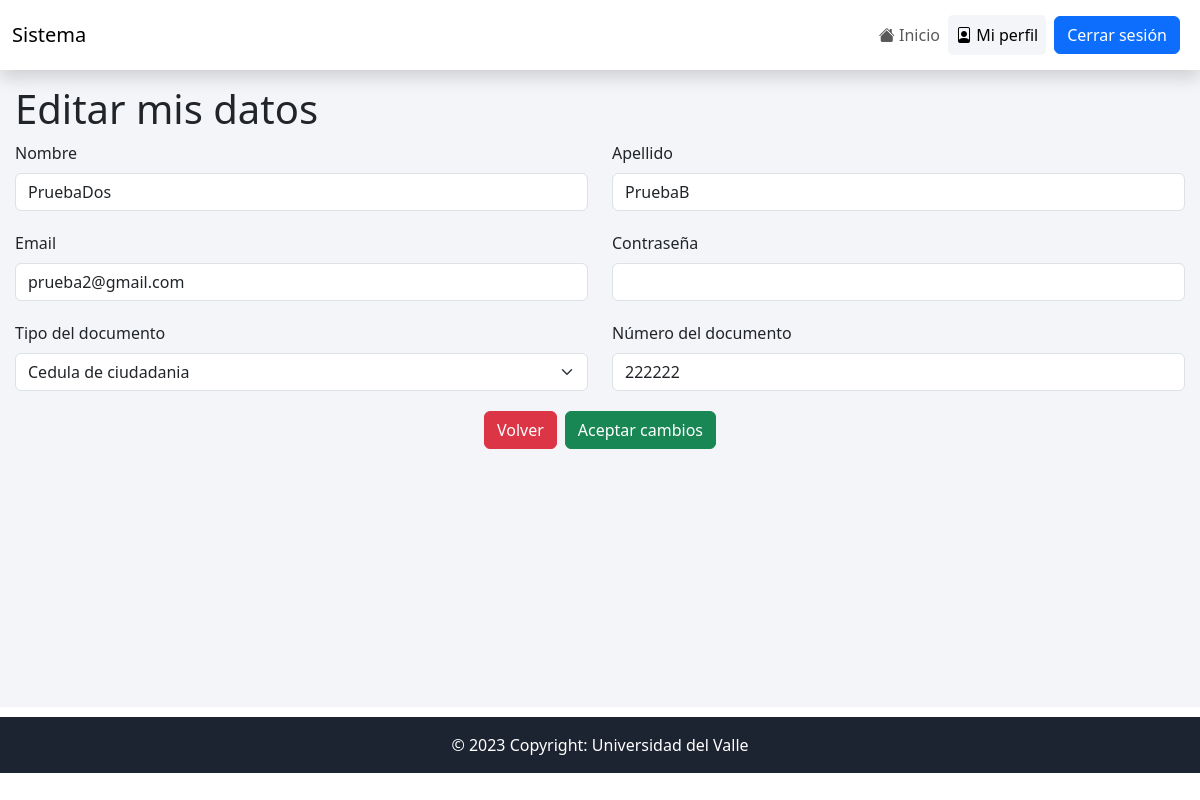
The app's page /views/editar_datos.php?id=4 (signed in) with its own data.
### tables this page shows
CREATE TABLE `usuarios` (
  `idUsuario` int(11) NOT NULL,
  `nombre` varchar(50) NOT NULL,
  `apellido` varchar(50) NOT NULL,
  `email` text NOT NULL,
  `clave` text NOT NULL,
  `idTipoDocumento` int(11) NOT NULL,
  `numeroDocumento` int(11) NOT NULL,
  `idRol` int(11) NOT NULL,
  `estado` int(11) NOT NULL DEFAULT 1
);

CREATE TABLE `tipodocumento` (
  `idTipoDocumento` int(11) NOT NULL,
  `tipoDocumento` varchar(50) NOT NULL,
  `estado` int(11) NOT NULL DEFAULT 1
);

### views/editar_datos.php (the view, shortened to what this page needs)
<?php
include "../conexion.php";
$iduser = $_GET['id'];
$query = mysqli_query($conection, "SELECT usuarios.idUsuario, usuarios.nombre, usuarios.apellido, usuarios.email, usuarios.idTipoDocumento, usuarios.numeroDocumento, usuarios.idRol, roles.rol, tipodocumento.idTipoDocumento, tipodocumento.tipoDocumento FROM usuarios INNER JOIN roles ON usuarios.idRol = roles.idRol INNER JOIN tipodocumento ON usuarios.idTipoDocumento = tipodocumento.idTipoDocumento WHERE idUsuario = $iduser");
$result_sql = mysqli_num_rows($query);
if ($result_sql == 0) {
    header('Location: lista_usuario.php');
} else {
    $optionDoc = '';
    while ($data = mysqli_fetch_array($query)) {
        $name = $data['nombre'];
        $apellido = $data['apellido'];
        $email = $data['email'];
        $idTipoDocumento = $data['idTipoDocumento'];
        $tipoDocumento = $data['tipoDocumento'];
        $numero = $data['numeroDocumento'];
        if ($idTipoDocumento) {
            $optionDoc = '<option value="' . $idTipoDocumento . '" selected>' . $tipoDocumento . '</option>';
        }
    }
}
?>
<!DOCTYPE html>
<html lang="en">
<head>
    <?php include "includes/scripts.php"; ?>
</head>
<body>
    <?php include "includes/navbar.php";
    ?>
    <div class="contenedor">
        <h1>Editar mis datos</h1>
        <form class="registerUser" action="" method="post">
            <div class="row">
                <div class="form-group col-md-6">
                    <label class="form-label">Nombre</label>
                    <input class="form-control" type="text" name="nombre" id="nombre" value="<?php echo $name; ?>">
                </div>
                <div class="form-group col-md-6">
                    <label class="form-label">Apellido</label>
                    <input class="form-control" type="text" name="apellido" id="apellido" value="<?php echo $apellido; ?>">
                </div>
                <div class="form-group col-md-6">
                    <label class="form-label">Email</label>
                    <input class="form-control" type="email" name="email" id="email" value="<?php echo $email; ?>">
                </div>
                <div class="form-group col-md-6">
                    <label class="form-label">Contraseña</label>
                    <input class="form-control" type="password" name="clave" id="clave" value="">
                </div>
                <div class="form-group col-md-6">
                    <label class="form-label">Tipo del documento</label>
                    <select class="form-select notItemOne" name="tipo" id="tipo">
                        <?php
                        echo $optionDoc;
                        ?>
                    </select>
                </div>
                <div class="form-group col-md-6">
                    <label class="form-label">Número del documento</label>
                    <input type="number" class="form-control" name="numero" id="numero" value="<?php echo $numero; ?>">
                </div>
                <div class="d-grid gap-2 d-md-flex justify-content-md-center">
                    <a href="perfil.php" class="btn btn-danger">Volver</a>
                    <button type="submit" class="btn btn-success">Aceptar cambios</button>
                </div>
            </div>
        </form>
    </div>
    <?php include "includes/footer.php"; ?>
</body>
</html>

### views/css/views.css (style rules this page uses)
.contenedor { background: #f4f5f8; padding: 15px; min-height: 79.6vh; }
.form-group { padding-bottom: 20px; }
.notItemOne > option:first-child { display: none; }

### records on screen
usuarios: nombre "PruebaDos", apellido "PruebaB", email "prueba2@gmail.com", tipo "Cedula de ciudadania", numero "222222"
